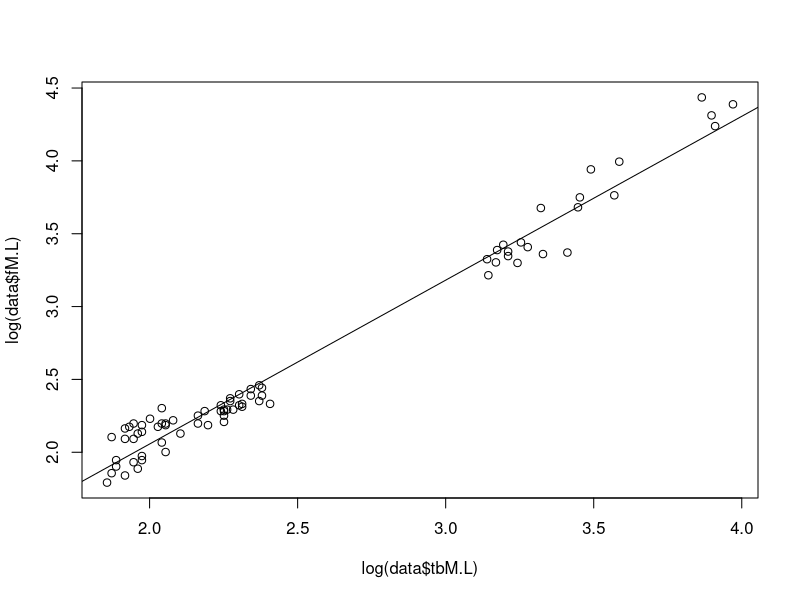
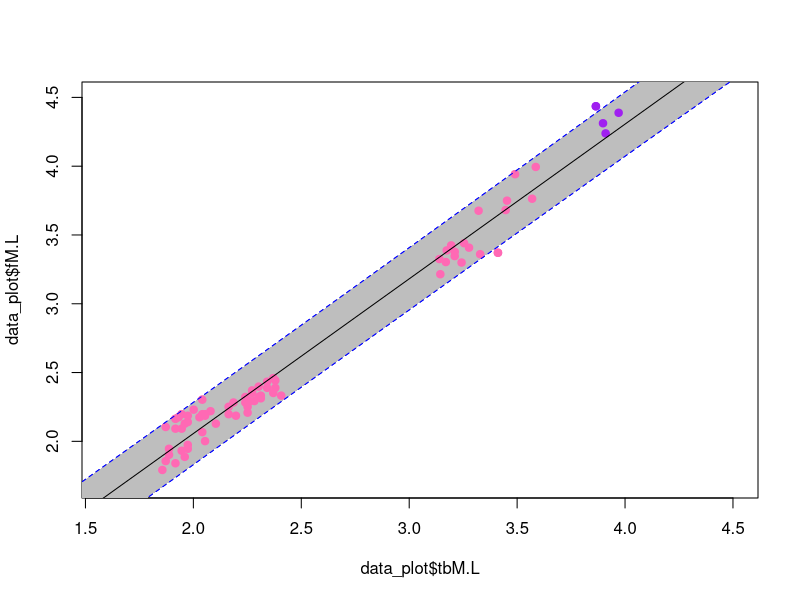
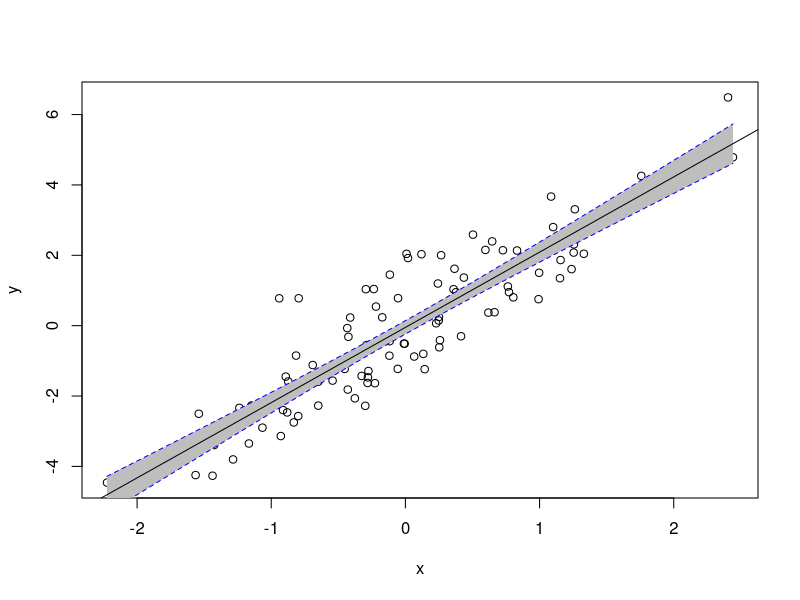
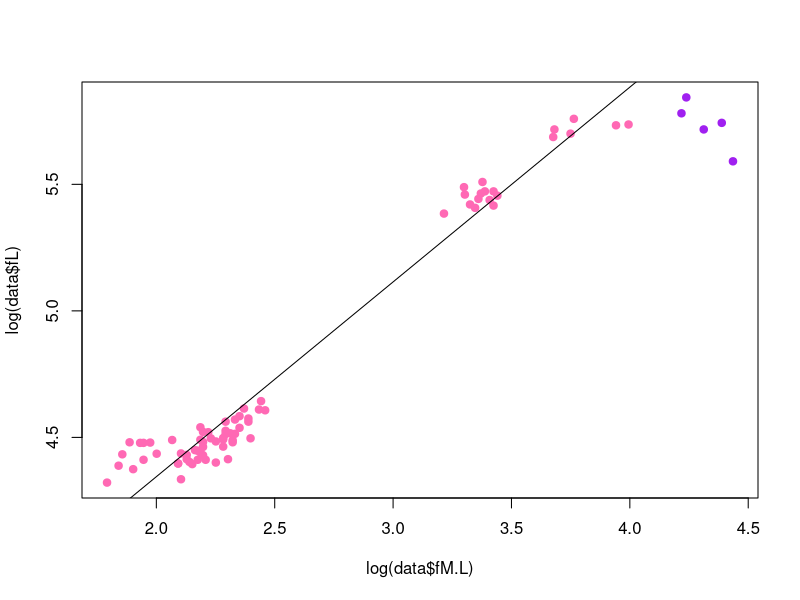
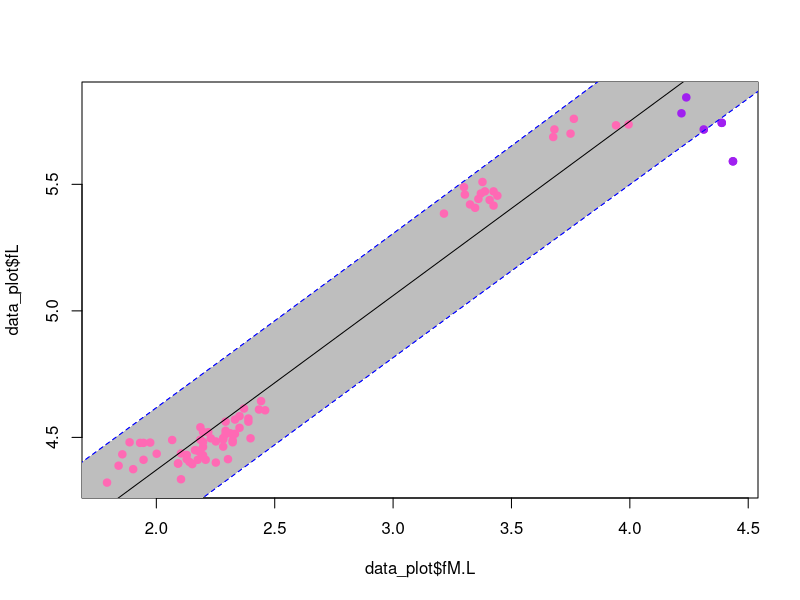
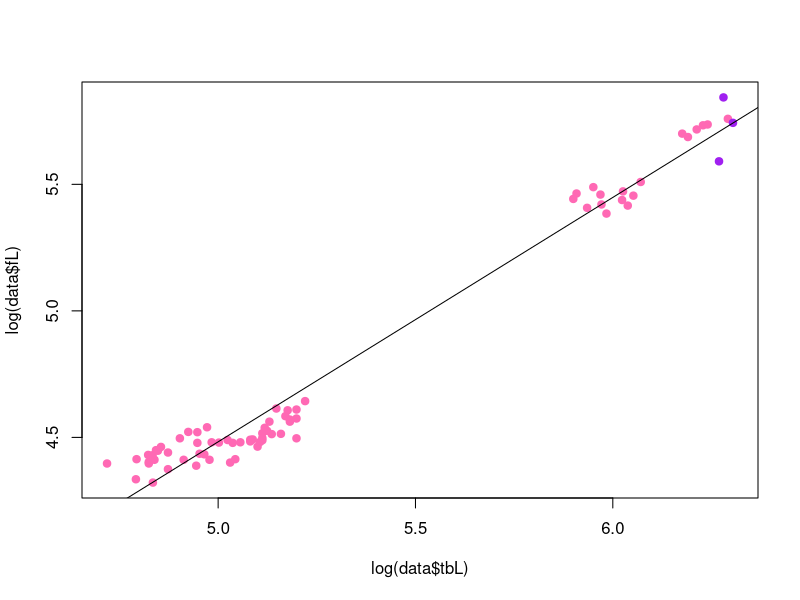
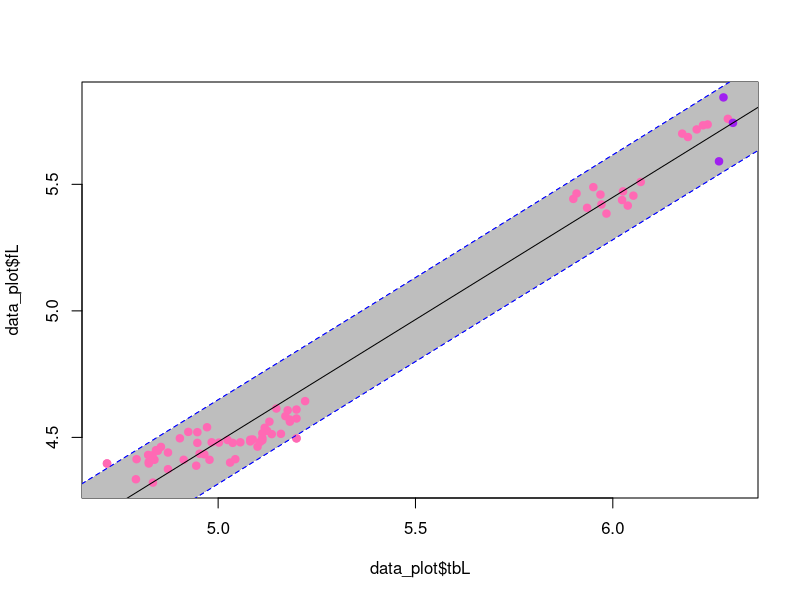

Write the R code that produced these figures, in order. (Note: this script raises an error after producing the figures.)
## ---- chunk 1
knitr::opts_chunk$set(echo=FALSE, message=FALSE, results='hide' )
## ---- chunk 2
#this sets the directory to the source directory without having to manually click your way there
library(rstudioapi) # Safely Access the RStudio API
setwd(dirname(getActiveDocumentContext()$path))

#make sure you delete all empty columns/rows by hitting "delete" in excel
data<-read.csv(file = "../Data/Raw/honours_hindlimbs.csv")

## ---- chunk 3
#just a summary of the data
summary(data)


#run a linear model: y is on left, x is on right
reg1 <- lm(log(data$fM.L) ~ log(data$tbM.L))

#here's how to get a summary output
summary(reg1)

#plotting like this NOW HAS x on left, y on right
plot(log(data$fM.L) ~ log(data$tbM.L))
abline(reg1)


## ---- chunk 4

data_noG <- data[-c(77:82),]

#run a linear model: y is on left, x is on right
NoG <- lm(log(data_noG$fM.L) ~ log(data_noG$tbM.L))

#here's how to get a summary output
summary(NoG)


## ---- chunk 5
#Here we're log transforming first, because otherwise things don't work. 

data_plot <- cbind (data[,1:2], log (data[,3:15]))

#Also here setting up a vector of colours you can use to highlight _Genyornis_
#make a vector of just pink
colours <- rep("hotpink", nrow(data_plot))
#make a vector where any species name that has Genyornis is assigned purple
colours[which(data_plot$species == "Genyornis newtoni")] <- "purple"

#getting a model for predicting CIs
model <- lm(fM.L ~ tbM.L, data=data_plot)
summary(model)

#For the interval estimate to work, we need to find the smallest and largest values of x. All this is in https://stackoverflow.com/questions/46459620/plotting-a-95-confidence-interval-for-a-lm-object

#But X in this case has NAs so we're here finding the lowest non-NA value by sorting from smallest to largest and taking the first value
min_x <- sort(data_plot$tbM.L)[1]
max_x <- sort(data_plot$tbM.L, decreasing = TRUE)[1]

#make dummy sequence of x for intervals. 
newx <- seq(min_x-1,max_x+1,by = 0.05 )

#plot confidence intervals

#This only works if the data are already logged. Not my preference but hey.
conf_interval <- predict(model, newdata=data.frame(tbM.L = newx), interval="prediction",    level = 0.95)



plot(data_plot$fM.L ~ data_plot$tbM.L, 
     xlim=c(1.6,4.5), 
     ylim=c(1.7,4.5), 
     pch=19, col=colours); abline(model, col="black" )

lines(newx, conf_interval[,2], col="blue", lty=2)
lines(newx, conf_interval[,3], col="blue", lty=2)

#fill in area between regression line and confidence interval - very pretty but then you have to re-plot the points
polygon(c(rev(newx), newx), c(rev(conf_interval[ ,3]), conf_interval[ ,2]), col = 'grey', border = NA)



points(data_plot$fM.L ~ data_plot$tbM.L, 
     
     pch=19, col=colours); abline(model, col="black" )
lines(newx, conf_interval[,2], col="blue", lty=2)
lines(newx, conf_interval[,3], col="blue", lty=2)





#add row names to your plot
#text(log(data$fM.L) ~ log(data$tbM.L), labels=data$species )


## ---- chunk 6

#make this example reproducible
set.seed(0)

#create dataset
x <- rnorm(100)
y <- x*2 + rnorm(100)
df <- data.frame(x = x, y = y)

#fit linear regression model
model <- lm(y ~ x, data = df) 

#get predicted y values using regression equation
newx <- seq(min(df$x), max(df$x), length.out=100)
preds <- predict(model, newdata = data.frame(x=newx), interval = 'confidence')

#create plot of x vs. y
plot(y ~ x, data = df)

#fill in area between regression line and confidence interval
polygon(c(rev(newx), newx), c(rev(preds[ ,3]), preds[ ,2]), col = 'grey', border = NA)

#add fitted regression line
abline(model)

#add dashed lines for confidence bands
lines(newx, preds[ ,3], lty = 'dashed', col = 'blue')
lines(newx, preds[ ,2], lty = 'dashed', col = 'blue')


## ---- chunk 7

#linear model of the length vs width of the femur excluding Genyornis
noGFLW <- lm(log(data_noG$fL) ~ log(data_noG$fM.L))

#summary of the linear model of the length vs width of the femur excluding Genyornis
summary(noGFLW)

#plot of the length vs width of the femur
plot(log(data$fL) ~ log(data$fM.L), pch=19, col=colours); abline(noGFLW, col="black")






#getting a model for predicting CIs
modelFLW <- lm(fL ~ fM.L, data=data_plot)
summary(modelFLW)

#For the interval estimate to work, we need to find the smallest and largest values of x. All this is in https://stackoverflow.com/questions/46459620/plotting-a-95-confidence-interval-for-a-lm-object

#But X in this case has NAs so we're here finding the lowest non-NA value by sorting from smallest to largest and taking the first value
min_xW <- sort(data_plot$fM.L)[1]
max_xW <- sort(data_plot$fM.L, decreasing = TRUE)[1]

#make dummy sequence of x for intervals. 
newxW <- seq(min_xW-1,max_xW+1,by = 0.05 )

#plot confidence intervals

#This only works if the data are already logged. Not my preference but hey.
conf_intervalW <- predict(modelFLW, newdata=data.frame(fM.L = newxW), interval="prediction",    level = 0.95)



plot(data_plot$fL ~ data_plot$fM.L, 
     pch=19, col=colours); abline(modelFLW, col="black" )

lines(newxW, conf_intervalW [,2], col="blue", lty=2)
lines(newxW, conf_intervalW [,3], col="blue", lty=2)

#fill in area between regression line and confidence interval - very pretty but then you have to re-plot the points
polygon(c(rev(newxW), newxW), c(rev(conf_intervalW [ ,3]), conf_intervalW[ ,2]), col = 'grey', border = NA)



points(data_plot$fL ~ data_plot$fM.L, 
     
     pch=19, col=colours); abline(modelFLW, col="black" )
lines(newxW, conf_intervalW [,2], col="blue", lty=2)
lines(newxW, conf_intervalW [,3], col="blue", lty=2)





#text to data points
#text(log(data$fL) ~ log(data$fM.L), label=data$species)

## ---- chunk 8



#linear model of the length of the femur vs the tibiotarsus excluding Genyornis
noGFTL <- lm(log(data_noG$fL) ~ log(data_noG$tbL))


#summary of the linear model of the length vs width of the femur excluding Genyornis
summary(noGFTL)

#plot of the length vs width of the femur
plot(log(data$fL) ~ log(data$tbL), pch=19, col=colours)
     abline(noGFTL, col="black")




#getting a model for predicting CIs
modelFTL <- lm(fL ~ tbL, data=data_plot)
summary(modelFTL)

#For the interval estimate to work, we need to find the smallest and largest values of x. All this is in https://stackoverflow.com/questions/46459620/plotting-a-95-confidence-interval-for-a-lm-object

#But X in this case has NAs so we're here finding the lowest non-NA value by sorting from smallest to largest and taking the first value
min_xL <- sort(data_plot$tbL)[1]
max_xL <- sort(data_plot$tbL, decreasing = TRUE)[1]

#make dummy sequence of x for intervals. 
newxL <- seq(min_xL-1,max_xL+1,by = 0.05 )

#plot confidence intervals

#This only works if the data are already logged. Not my preference but hey.
conf_intervalL <- predict(modelFTL, newdata=data.frame(tbL = newxL), interval="prediction",    level = 0.95)



plot(data_plot$fL ~ data_plot$tbL, 
     pch=19, col=colours); abline(modelFTL, col="black" )

lines(newxL, conf_intervalL [,2], col="blue", lty=2)
lines(newxL, conf_intervalL [,3], col="blue", lty=2)

#text((data_plot$fL ~ data_plot$tbL), label=data$species)


#fill in area between regression line and confidence interval - very pretty but then you have to re-plot the points
polygon(c(rev(newxL), newxL), c(rev(conf_intervalL [ ,3]), conf_intervalL[ ,2]), col = 'grey', border = NA)



points(data_plot$fL ~ data_plot$tbL, 
     
     pch=19, col=colours); abline(modelFTL, col="black" )
lines(newxL, conf_intervalL [,2], col="blue", lty=2)
lines(newxL, conf_intervalL [,3], col="blue", lty=2)


## ---- chunk 9










## ---- chunk 10

data_aepyorn <-read.csv(file = "../Data/Raw/Aepyronithid_hindlimb_measurements.csv", header = TRUE, sep = ",", colClasses = c("character","character","character","character","character","numeric","numeric","numeric","numeric","numeric","numeric","numeric","numeric","numeric","numeric","numeric","numeric","numeric"))



data_aepyorn <- read.csv(file = "../Data/Raw/Aepyronithid_hindlimb_measurements.csv", header = TRUE, sep = ",", colClasses = c("character","character","character","character","character","numeric","numeric","numeric","numeric","numeric","numeric","numeric","numeric","numeric","numeric","numeric","numeric"), stringsAsFactors = FALSE)


data_aepyorn <- read.csv(file = "../Data/Raw/Aepyronithid_hindlimb_measurements.csv", header = TRUE, sep = ",", colClasses = "numeric")


# Example data frame
data <- data.frame(
  Name = c("John", "Jane", "John", "Alice", "Bob"),
  Score1 = c(80, 75, 85, 90, 95),
  Score2 = c(70, 65, 75, 80, 85)
)

aep.hil <- c("hildebrandti")

as.numeric()

# Names for which you want to calculate means
target_names <- c("John", "Bob")

# Step 1: Subset rows with target names
subset_data <- data[data$Name %in% target_names, ]

subset_data <- data_aepyorn[data_aepyorn$genus %in% aep.hil,]

# Step 2: Calculate mean for each column in the subset
means <- colMeans(subset_data[, c("Score1", "Score2")])

aep.hilm <- colMeans(subset_date[, c("fL", "fPW", "fDW", "fCr.Ca","fM.L","tbL","tbPW", "tbDW","tbCr.Ca","tbM.L","tmtL","tmtD.P","tmtM.L")])

# Step 3: Print or use the means as needed
print(means)



# Assuming subset_data is correctly defined
subset_data <- data[data$Name %in% target_names, ]

# Columns for which you want to calculate means
columns_of_interest <- c("fL", "fPW", "fDW", "fCr.Ca", "fM.L", "tbL", 
                         "tbPW", "tbDW", "tbCr.Ca", "tbM.L", "tmtL", 
                         "tmtD.P", "tmtM.L")

# Calculate mean for each column
aep.hilm <- colMeans(subset_data[, columns_of_interest])

# Print or use the means as needed
print(aep.hilm)
